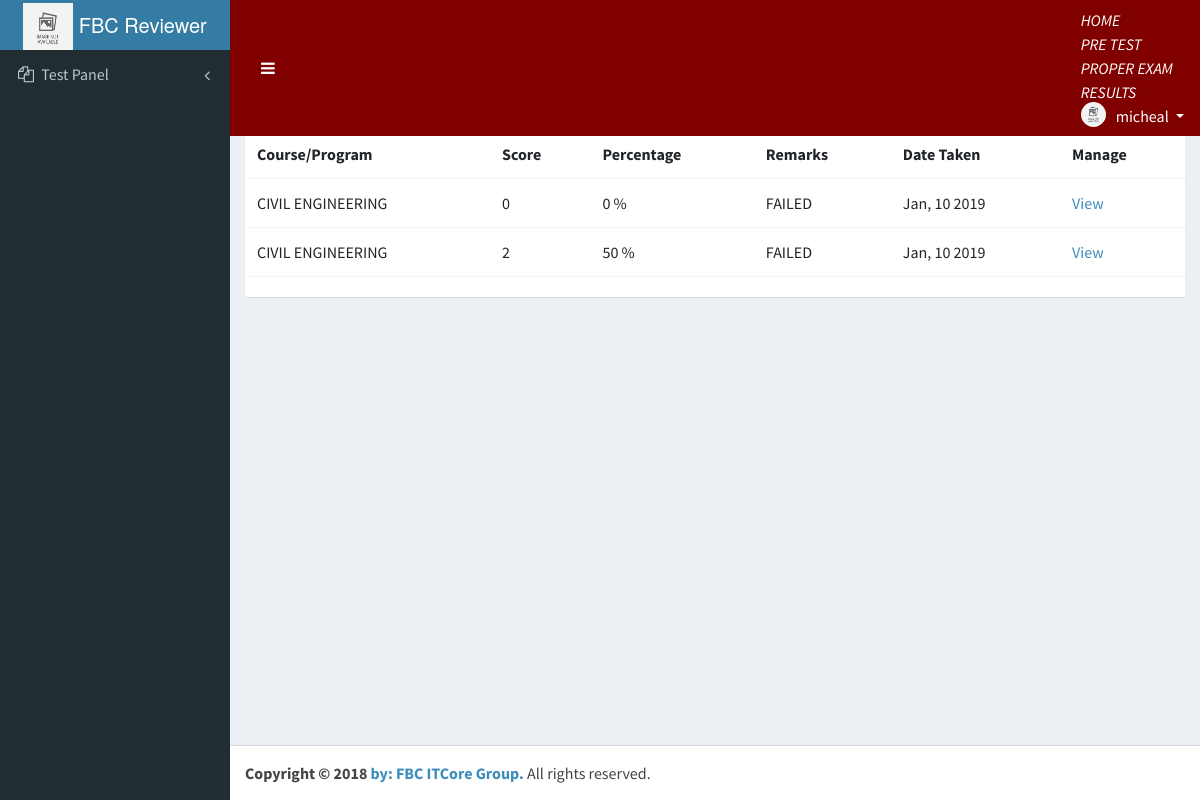
Page /system/system/students/assessments/results/ (signed in) on the committed database.
### tables this page shows
CREATE TABLE `studentresult_exams` (
  `id` int(11) NOT NULL,
  `student_id` int(11) NOT NULL,
  `test_id` int(11) NOT NULL,
  `score` int(11) NOT NULL,
  `percentage` int(11) NOT NULL,
  `remarks` text NOT NULL,
  `date_taken` text NOT NULL,
  `access_code` varchar(90) NOT NULL
);

CREATE TABLE `examproper` (
  `test_id` int(11) NOT NULL,
  `user_id` int(11) NOT NULL,
  `total_questions` int(11) NOT NULL,
  `passing_rate` int(11) NOT NULL,
  `time_limit` int(11) NOT NULL,
  `access_code` text NOT NULL,
  `test_desc` text NOT NULL,
  `category_exam` text NOT NULL,
  `date_time` datetime NOT NULL,
  `date_expired` datetime NOT NULL
);

### system/system/students/assessments/results/index.php (the view, shortened to what this page needs)
<?php
include("../../header.php");
$user_id = $_SESSION['user_id'];
 $stmt = $conn->prepare("SELECT * FROM studentresult_exams as SRE, examproper as E , `users` as u WHERE SRE.test_id=E.test_id AND u.`user_id`=student_id AND `course`=`test_desc` AND u.user_id='$user_id'");
 $stmt->execute();
?>
  <div class="content-wrapper">
    <section class="content-header">
      <h1>
        <i><small>Users</small></i>
      </h1>
    </section>
  <section class="content">
          <div class="box">
            <div class="box-body table-responsive no-padding">
              <table class="table table-hover">
                <tr>
                  <th>Course/Program</th>
                  <th>Score</th>
                  <th>Percentage</th>
                  <th>Remarks</th>
                  <th>Date Taken</th>
                  <th>Manage</th>
                </tr>
    <?php
    while($row = $stmt->fetch()){
    ?>
                <tr>
                  <td><?php echo $row['test_desc']; ?></td>
                  <td><?php echo $row['score']; ?></td>
                  <td><?php echo $row['percentage']; ?> % </td>
                  <td><?php echo $row['remarks']; ?> </td>
                  <td><?php echo $row['date_taken']; ?> </td>
                  <td><a href="studentresult-view.php?test_id=<?php echo $row['test_id'];?>&percentage=<?php echo $row['percentage'] ?>">View</a></td>
                </tr>
    <?php
    }
    ?>
              </table>
            </div>
             <div class="box-footer">
            </div>
          </div>
  </section>
  </div>
<?php include("../../footer.php"); ?>

### rows in the picture
studentresult_exams: examproper.test_desc "CIVIL ENGINEERING", score "0", percentage "0", remarks "FAILED", date_taken "Jan, 10 2019"
studentresult_exams: examproper.test_desc "CIVIL ENGINEERING", score "2", percentage "50", remarks "FAILED", date_taken "Jan, 10 2019"

### other values in the picture
$_SESSION['firstname'] "micheal"
